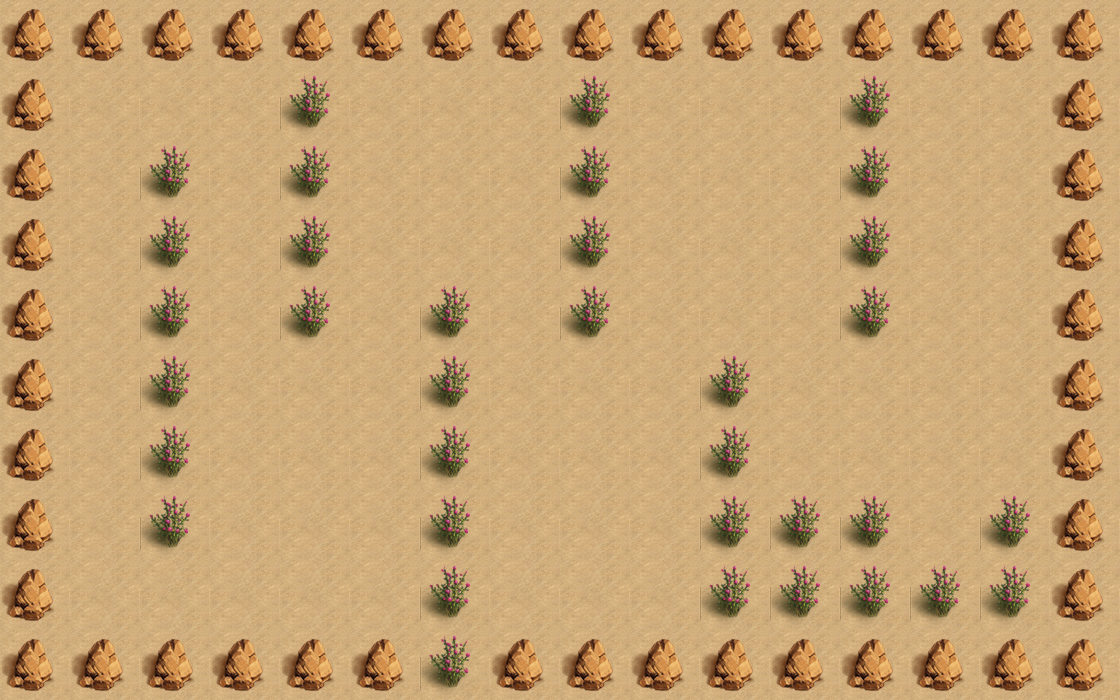

A 2D game scene composited from a Tiled map and its tileset images. What follows is a short description and the map's XML, with each tile layer's data collapsed to a summary:
An orthogonal 16x10 tile map with 70x70 px tiles, 2 tile layers (bgLayer, walkLayer) and 8 objects (2x monster_0, player, key, exit, box_1, ...).

<map version="1.0" orientation="orthogonal" renderorder="right-down" width="16" height="10" tilewidth="70" tileheight="70" nextobjectid="15">
 <tileset firstgid="1" name="map" tilewidth="70" tileheight="70" tilecount="4">
  <image source="map.png" width="140" height="140" />
 </tileset>
 <layer name="bgLayer" width="16" height="10">
  <data>[160 cells, 160 non-empty, 1 distinct tile ids]</data>
 </layer>
 <layer name="walkLayer" width="16" height="10">
  <data>[160 cells, 82 non-empty, 2 distinct tile ids]</data>
 </layer>
 <objectgroup name="object0">
  <object id="1" name="player" x="70" y="70" width="70" height="70">
   <properties>
    <property name="hp" value="320" />
   </properties>
  </object>
 </objectgroup>
 <objectgroup name="object1">
  <object id="2" name="key" x="70" y="560" width="70" height="70" />
  <object id="3" name="exit" x="910" y="490" width="70" height="70" />
 </objectgroup>
 <objectgroup name="object2">
  <object id="4" name="box_1" x="350" y="70" width="70" height="70" />
  <object id="5" name="box_2" x="910" y="70" width="70" height="70" />
  <object id="6" name="box_3" x="630" y="70" width="70" height="70" />
 </objectgroup>
 <objectgroup name="object4">
  <object id="12" name="monster_0" x="420" y="140" width="70" height="70">
   <properties>
    <property name="dirX" value="1" />
    <property name="dirY" value="0" />
    <property name="path" value="monster_0.png" />
    <property name="reverse" value="-1" />
    <property name="speed" value="100" />
   </properties>
  </object>
  <object id="14" name="monster_0" x="700" y="280" width="70" height="70">
   <properties>
    <property name="dirX" value="1" />
    <property name="dirY" value="0" />
    <property name="path" value="monster_0.png" />
    <property name="reverse" value="-1" />
    <property name="speed" value="100" />
   </properties>
  </object>
 </objectgroup>
</map>
